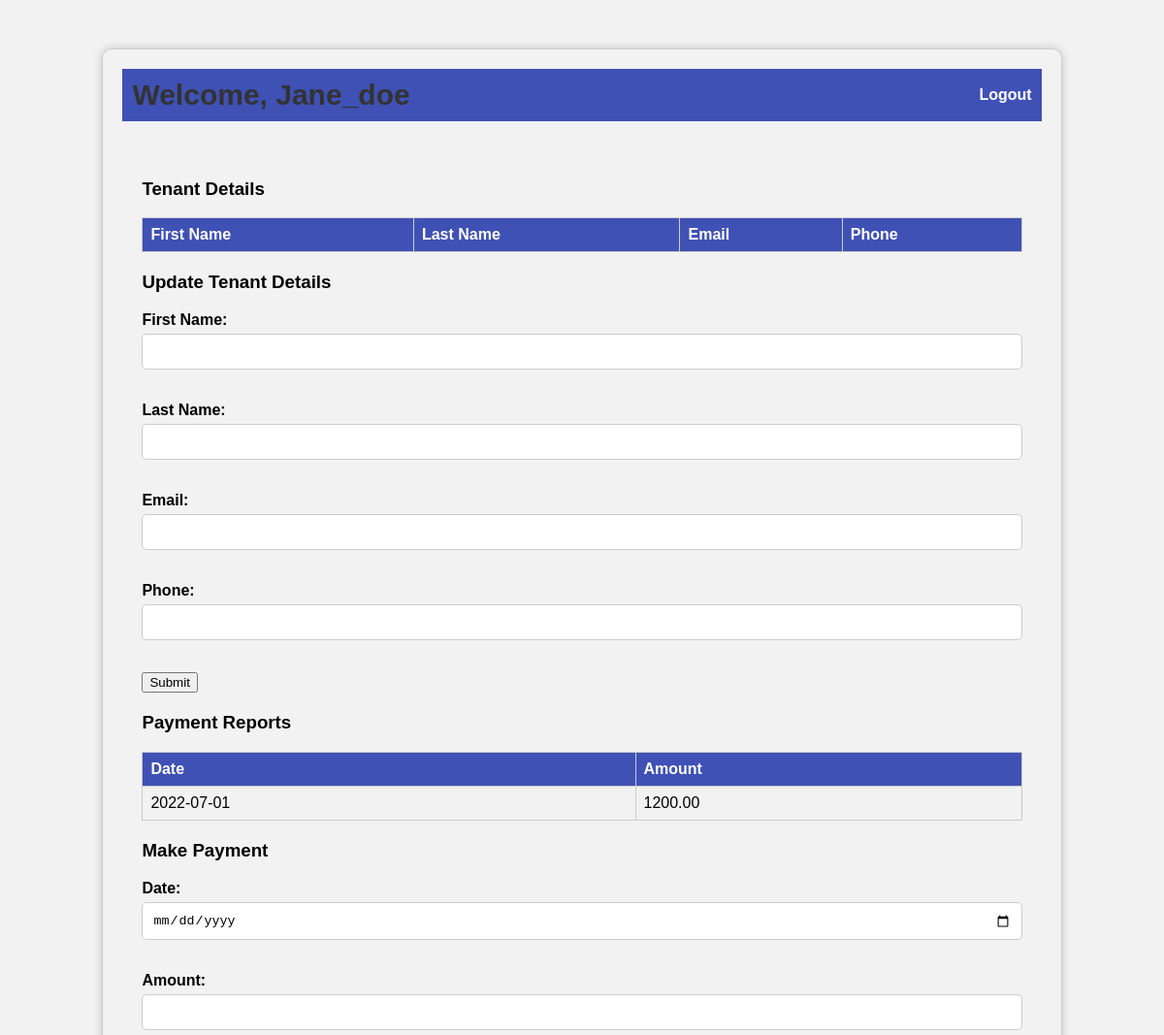
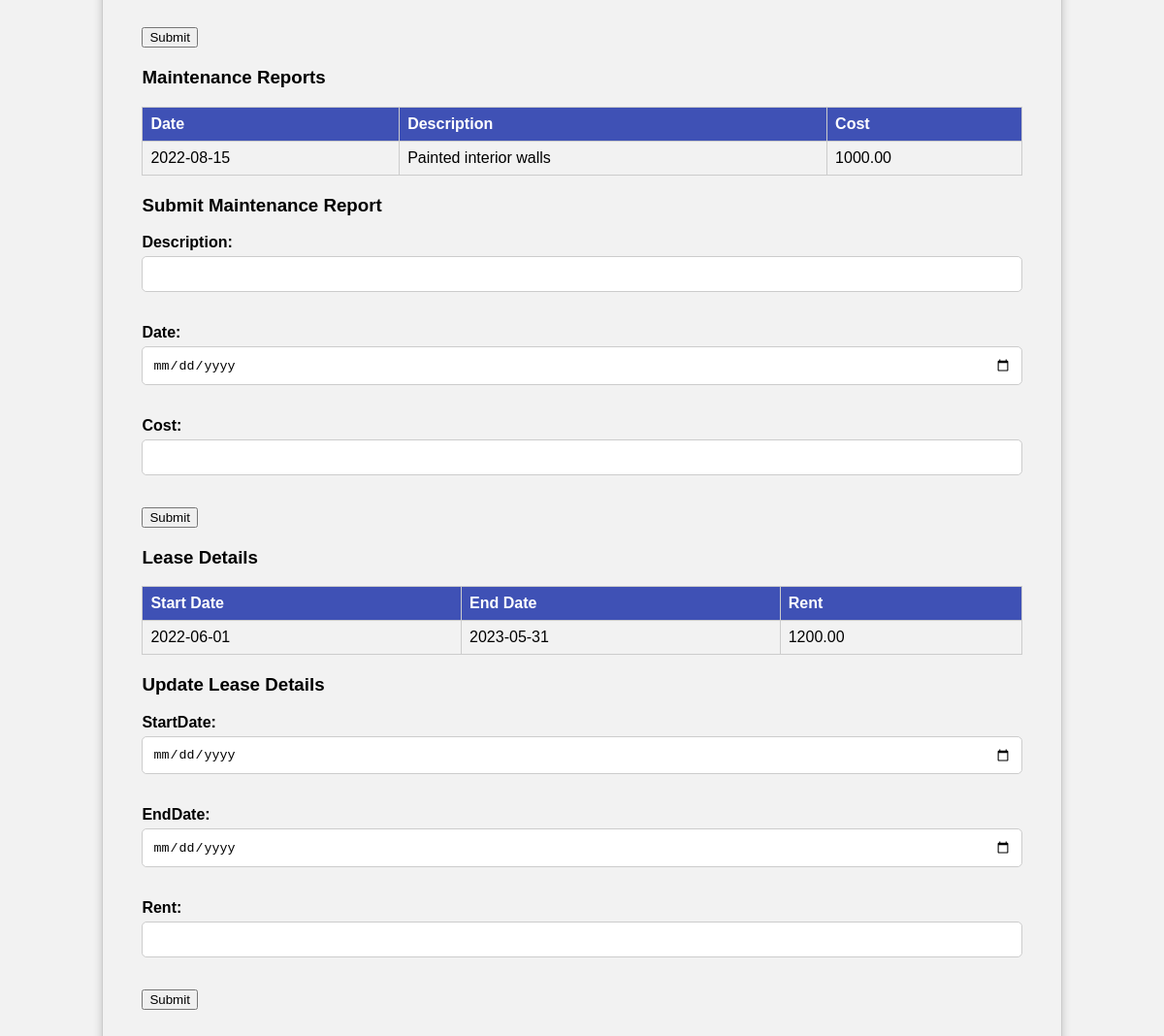
Screenshot of /tenant.php (signed in) with the database file from the repository (2 pictures, top to bottom).
### tables this page shows
CREATE TABLE User (
                      UserID INT AUTO_INCREMENT PRIMARY KEY,
                      username VARCHAR(50) NOT NULL,
                      Password VARCHAR(50) NOT NULL,
                      UserType VARCHAR(10) NOT NULL,
                      CONSTRAINT chk_User_UserType CHECK (UserType IN ('landlord', 'tenant'))
);

CREATE TABLE Payment (
                         PaymentID INT AUTO_INCREMENT PRIMARY KEY,
                         Date DATE NOT NULL,
                         Amount DECIMAL(10,2) NOT NULL);

CREATE TABLE Maintenance (
                             MaintenanceID INT AUTO_INCREMENT PRIMARY KEY,
                             Description VARCHAR(200) NOT NULL,
                             Date DATE NOT NULL,
                             Cost DECIMAL(10,2) NOT NULL);

CREATE TABLE Lease (
                       LeaseID INT AUTO_INCREMENT PRIMARY KEY,
                       StartDate DATE NOT NULL,
                       EndDate DATE NOT NULL,
                       Rent DECIMAL(10,2) NOT NULL);

### tenant.php (the view, shortened to what this page needs)
<?php
include('config.php');
$username = $_SESSION['username'];
$query = "SELECT * FROM User,Payment WHERE User.UserID = Payment.PaymentID AND User.username='{$_SESSION['username']}'";
$payments = mysqli_query($conn, $query);
$query = "SELECT * FROM User,Maintenance WHERE User.UserID = Maintenance.MaintenanceID AND User.username='{$_SESSION['username']}'";
$maintenance = mysqli_query($conn, $query);
$query = "SELECT * FROM User,Lease WHERE User.UserID = Lease.LeaseID AND User.username='{$_SESSION['username']}'";
$leases = mysqli_query($conn, $query);
?>
<!DOCTYPE html>
<html lang="EN">
<head>
    <link rel="stylesheet" type="text/css" href="style.css">
</head>
<body>
<div class="dashboard-box">
    <div class="dashboard-header">
        <h2>Welcome, <?php echo ucfirst($username); ?></h2>
        <a href="logout.php">Logout</a>
    </div>
    <div class="dashboard-content">
        <h3>Tenant Details</h3>
        <table>
            <tr>
                <th>First Name</th>
                <th>Last Name</th>
                <th>Email</th>
                <th>Phone</th>
            </tr>
        </table>
        <h3>Update Tenant Details</h3>
        <form method="post" action="update_tenant.php">
            <label>First Name:</label>
            <label>
                <input type="text" name="FirstName">
            </label>
            <br>
            <label>Last Name:</label>
            <label>
                <input type="text" name="LastName">
            </label>
            <br>
            <label>Email:</label>
            <label>
                <input type="email" name="Email">
            </label>
            <br>
            <label>Phone:</label>
            <label>
                <input type="tel" name="Phone">
            </label>
            <br>
            <input type="submit" value="Submit">
        </form>
        <h3>Payment Reports</h3>
        <table>
            <tr>
                <th>Date</th>
                <th>Amount</th>
            </tr>
            <?php while ($row = mysqli_fetch_assoc($payments)) { ?>
                <tr>
                    <td><?php echo $row['Date']; ?></td>
                    <td><?php echo $row['Amount']; ?></td>
                </tr>
            <?php } ?>
        </table>
        <h3>Make Payment</h3>
        <form method="post" action="make_payment.php">
            <label>Date:</label>
            <label>
                <input type="date" name="date">
            </label><br>
            <label>Amount:</label>
            <label>
                <input type="number" name="amount">
            </label><br>
            <input type="submit" value="Submit">
        </form>
        <h3>Maintenance Reports</h3>
        <table>
            <tr>
                <th>Date</th>
                <th>Description</th>
                <th>Cost</th>
            </tr>
            <?php while ($row = mysqli_fetch_assoc($maintenance)) { ?>
                <tr>
                    <td><?php echo $row['Date']; ?></td>
                    <td><?php echo $row['Description']; ?></td>
                    <td><?php echo $row['Cost']; ?></td>
                </tr>
            <?php } ?>
        </table>
        <h3>Submit Maintenance Report</h3>
        <form method="post" action="submit_report.php">
            <label>Description:</label>
            <label>
                <input type="text" name="description">
            </label><br>
            <label>Date:</label>
            <label>
                <input type="date" name="date">
            </label><br>
            <label>Cost:</label>
            <label>
                <input type="number" name="cost">
            </label><br>
            <input type="submit" value="Submit">
        </form>
        <h3>Lease Details</h3>
        <table>
            <tr>
                <th>Start Date</th>
                <th>End Date</th>
                <th>Rent</th>
            </tr>
            <?php while ($row = mysqli_fetch_assoc($leases)) { ?>
                <tr>
                    <td><?php echo $row['StartDate']; ?></td>
                    <td><?php echo $row['EndDate']; ?></td>
                    <td><?php echo $row['Rent']; ?></td>
                </tr>
            <?php } ?>
        </table>
        <h3>Update Lease Details</h3>
        <form method="post" action="update_lease.php">
            <label>StartDate:</label>
            <label>
                <input type="date" name="StartDate">
            </label>
            <br>
            <label>EndDate:</label>
            <label>
                <input type="date" name="EndDate">
            </label>
            <br>
            <label>Rent:</label>
            <label>
                <input type="Number" name="Rent">
            </label>
            <br>
            <input type="submit" value="Submit">
        </form>
    </div>
</div>
</body>
</html>

### style.css (style rules this page uses)
body { background-color: #f2f2f2; font-family: Arial, sans-serif; }
.login-header, .dashboard-header { text-align: center; margin-bottom: 20px; }
.login-header h2, .dashboard-header h2 { font-size: 32px; color: #333; }
form { margin-bottom: 20px; }
label { display: block; font-weight: bold; margin-bottom: 5px; }
input[type="text"], input[type="password"], select, input[type="email"], input[type="tel"], input[type="date"], input[type="number"] { padding: 10px; border-radius: 5px; border: 1px solid #ccc; width: 100%; box-sizing: border-box; margin-bottom: 10px; }
.dashboard-box { margin: 50px auto; width: 80%; max-width: 1000px; padding: 20px; border: 1px solid #ccc; border-radius: 10px; box-shadow: 0 0 10px rgba(0, 0, 0, 0.2); }
.dashboard-header { display: flex; justify-content: space-between; align-items: center; padding: 10px; background-color: #3f51b5; color: #fff; }
.dashboard-header a { color: #fff; text-decoration: none; font-weight: bold; }
.dashboard-header h2 { margin: 0; font-size: 30px; font-weight: bold; }
.dashboard-content { padding: 20px; }
table { border-collapse: collapse; width: 100%; margin-bottom: 20px; }
th, td { text-align: left; padding: 8px; border: 1px solid #ccc; }
th { background-color: #3f51b5; color: #fff; }
tr:nth-child(even) { background-color: #f2f2f2; }

### rows the page displays
user: payment.Date "2022-07-01", payment.Amount "1200.00", maintenance.Date "2022-08-15", maintenance.Description "Painted interior walls", maintenance.Cost "1000.00", lease.StartDate "2022-06-01", lease.EndDate "2023-05-31", lease.Rent "1200.00"

### other values shown
$username "Jane_doe"
